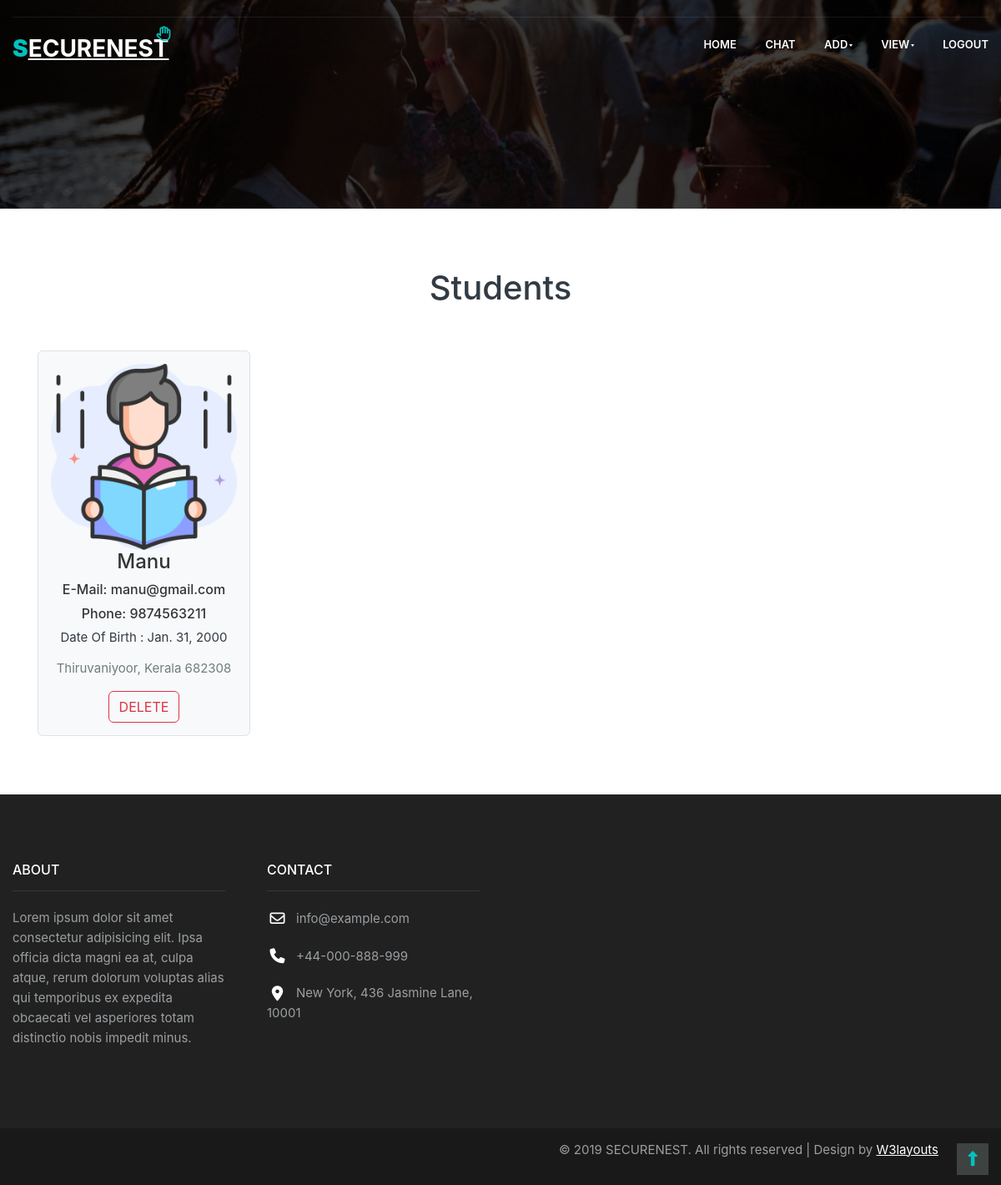
Page /viewChild/ on the earlier database version.
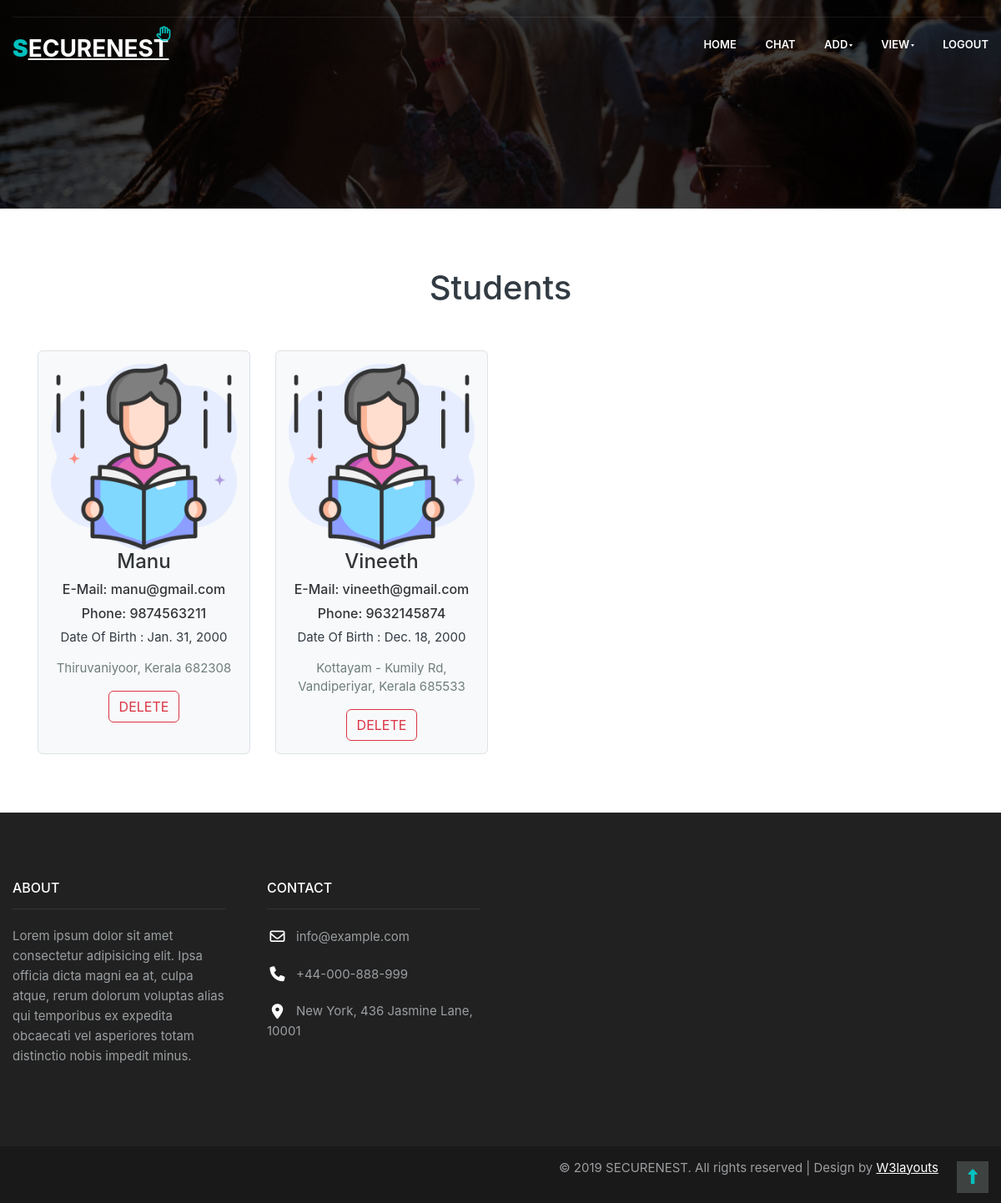
Same page on the later database version.
### SecureNestApp/models.py (models this page shows, shortened)
class Child(models.Model):
    name = models.CharField(max_length=100)
    email = models.EmailField(max_length=100)
    phone = models.IntegerField()
    dob = models.DateField()
    gender = models.CharField(max_length=100)
    school = models.ForeignKey(School, on_delete=models.CASCADE, null=True)
    address = models.CharField(max_length=300)
    loginid = models.ForeignKey(Login, on_delete=models.CASCADE, null=True)

### SecureNestApp/views.py (the view)
# urls.py: path("viewChild/", views.viewChild),
def viewChild(request):
    childData = Child.objects.exclude(name="Admin")
    return render(request, "ADMIN/viewChild.html", {"childData": childData})

### templates/ADMIN/viewChild.html
{% extends "ADMIN/adminBase.html" %}
{% load static %}
{% block header %}
<link href="https://cdn.jsdelivr.net/npm/bootstrap@5.2.3/dist/css/bootstrap.min.css" rel="stylesheet">
<section class="w3l-team-main-6">
	<div class="team-content">
		<div class="wrapper">
			<h3 class="hny-title text-center">Students</h3>
			<div class="d-grid grid-col-4 text-center">
				{% for i in childData %}
				<div class="team-main-6 border rounded bg-light" style="padding: 15px;">
					<div class="column-8">
						<a href="team-single.html"><img class="img-responsive"
								src="{% static 'assets/images/study.png' %}" alt=" "></a>
					</div>
					<div class="right-team-9">
						<h4>{{i.name}}</h4>
						<h6>E-Mail: {{i.email}}</h6>
						<h6>Phone: {{i.phone}}</h6>
						<p class="sm-text-32">Date Of Birth : <span>{{i.dob}}</span></p>
						<p class="sub-paragraph midd-para-team">{{i.address}}
						</p>
						<a href="/deleteChild?id={{i.id}}" class="btn btn-outline-danger">DELETE</a>
					</div>
				</div>
				{% endfor %}
			</div>
		</div>
	</div>
</section>
{% endblock %}

Differences in the rows shown:
added Child: name "Vineeth", email "vineeth@gmail.com", phone "9632145874", dob "Dec. 18, 2000", address "Kottayam - Kumily Rd, Vandiperiyar, Kerala 685533"
